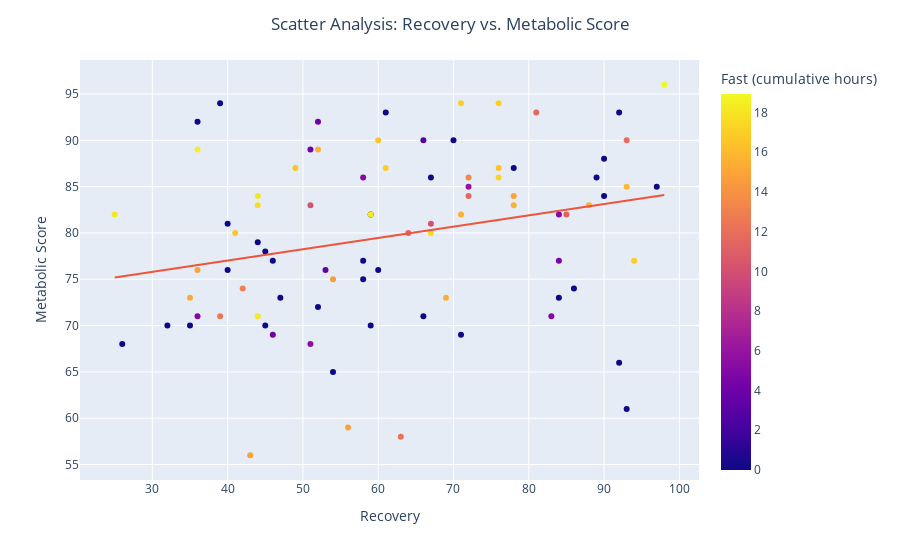

Notebook code for this chart:
### Code cell
fig = pt.plotly_scatter(dataset=rm_outliers, 
                        x_selection="Recovery",
                        y_selection="Metabolic Score",
                        color_selection="Fast (cumulative hours)",
                        hover=[rm_outliers.index]
                       )
fig.show()

### Figure 1 — Plotly figure (JSON) as saved in the notebook; plotly's stock layout.template omitted (floating-point values rounded to 4 significant figures)
{"data": [{"customdata": [[1], [2], [3], [4], [6], [7], [8], [9], [10], [12], [13], [15], [16], [17], [20], [21], [22], [23], [24], [25], [26], [27], [28], [29], [30], [31], [32], [33], [34], [35], [36], [37], [38], [39], [40], [41], [42], [43], [44], [45], [46], [47], [48], [49], [50], [51], [54], [55], [56], [58], [59], [60], [61], [62], [63], [64], [65], [66], [67], [68], [69], [70], [71], [73], [74], [75], [78], [79], [81], [82], [83], [84], [85], [86], [87], [88], [89], [90], [91], [92], [93], [94], [96], [97], [98], [99], [100], [101], [102], [103], [104], [105], [106], [107], [109], [110], [111], [112], [113], [114], [115], [116], [117], [118], [119], [120], [121], [122], [123], [124], [125]], "hovertemplate": "Recovery=%{x}<br>Metabolic Score=%{y}<br>index=%{customdata[0]}<br>Fast (cumulative hours)=%{marker.color}<extra></extra>", "legendgroup": "", "marker": {"color": [12.18, 0, 3.5, 14.97, 15.5, 11.5, 0, 0, 5, 0, 5.5, 0, 0, 4.5, 4, 15.75, 10.25, 0, 0, 0, 0, 0, 0, 0, 0, 0, 0, 0, 0, 0, 0, 0, 0, 0, 0, 0, 0, 0, 0, 0, 0, 0, 0, 0, 0, 0, 0, 0, 0, 0, 0, 0, 0, 5, 14.83, 14.83, 18.17, 15.35, 18.17, 17.48, 16.85, 16.57, 12.97, 5, 18.5, 14.6, 18.1, 15.57, 16.5, 15.63, 15, 17.05, 16.37, 18.27, 11.93, 5, 17.63, 13.43, 12.52, 0, 0, 6, 16, 11.18, 0, 0, 0, 0, 4, 10.33, 0, 0, 0, 4, 15.6, 16.52, 17, 11.75, 11.5, 0, 4.5, 17.03, 17.33, 11.63, 0, 0, 0, 0, 3, 18.93, 11.67], "coloraxis": "coloraxis", "symbol": "circle"}, "mode": "markers", "name": "", "orientation": "v", "showlegend": false, "type": "scatter", "x": [63, 26, 53, 36, 69, 64, 45, 52, 84, 71, 51, 84, 93, 84, 46, 78, 67, 92, 40, 58, 66, 86, 44, 88, 59, 35, 57, 92, 57, 74, 31, 89, 56, 31, 47, 54, 74, 68, 76, 45, 49, 62, 88, 60, 54, 44, 59, 59, 46, 35, 47, 32, 45, 83, 56, 43, 25, 35, 44, 67, 94, 41, 42, 36, 36, 54, 44, 71, 49, 88, 78, 76, 76, 59, 93, 58, 44, 72, 39, 67, 61, 72, 93, 85, 90, 90, 78, 92, 51, 51, 40, 58, 89, 52, 52, 60, 61, 49, 49, 42, 51, 71, 76, 72, 97, 70, 36, 39, 66, 98, 81], "xaxis": "x", "y": [58, 68, 76, 76, 73, 80, 78, 72, 82, 69, 68, 73, 61, 77, 69, 83, 81, 66, 76, 77, 71, 74, null, null, null, null, null, null, null, null, null, null, null, null, null, null, null, null, null, null, null, null, null, 76, 65, 79, 82, 70, 77, 70, 73, 70, 70, 71, 59, 56, 82, 73, 71, 80, 77, 80, 74, 71, 89, 75, 84, 82, 87, 83, 84, 94, 87, 82, 90, 86, 83, 86, 71, 86, 93, 85, 85, 82, 84, 88, 87, 93, 89, 83, 81, 75, 86, 92, 89, 90, 87, null, null, null, null, 94, 86, 84, 85, 90, 92, 94, 90, 96, 93], "yaxis": "y"}, {"hovertemplate": "<b>OLS trendline</b><br>Metabolic Score = 0.121811 * Recovery + 72.1573<br>R<sup>2</sup>=0.066380<br><br>Recovery=%{x}<br>Metabolic Score=%{y} <b>(trend)</b><extra></extra>", "legendgroup": "", "marker": {"symbol": "circle"}, "mode": "lines", "name": "", "showlegend": false, "type": "scatter", "x": [25, 26, 32, 35, 35, 36, 36, 36, 36, 39, 39, 40, 40, 41, 42, 43, 44, 44, 44, 44, 45, 45, 46, 46, 47, 49, 51, 51, 51, 52, 52, 52, 53, 54, 54, 56, 58, 58, 58, 59, 59, 59, 60, 60, 61, 61, 63, 64, 66, 66, 67, 67, 67, 69, 70, 71, 71, 71, 72, 72, 72, 76, 76, 76, 78, 78, 78, 81, 83, 84, 84, 84, 85, 86, 88, 89, 90, 90, 92, 92, 93, 93, 93, 94, 97, 98], "xaxis": "x", "y": [75.2, 75.32, 76.06, 76.42, 76.42, 76.54, 76.54, 76.54, 76.54, 76.91, 76.91, 77.03, 77.03, 77.15, 77.27, 77.4, 77.52, 77.52, 77.52, 77.52, 77.64, 77.64, 77.76, 77.76, 77.88, 78.13, 78.37, 78.37, 78.37, 78.49, 78.49, 78.49, 78.61, 78.74, 78.74, 78.98, 79.22, 79.22, 79.22, 79.34, 79.34, 79.34, 79.47, 79.47, 79.59, 79.59, 79.83, 79.95, 80.2, 80.2, 80.32, 80.32, 80.32, 80.56, 80.68, 80.81, 80.81, 80.81, 80.93, 80.93, 80.93, 81.41, 81.41, 81.41, 81.66, 81.66, 81.66, 82.02, 82.27, 82.39, 82.39, 82.39, 82.51, 82.63, 82.88, 83.0, 83.12, 83.12, 83.36, 83.36, 83.49, 83.49, 83.49, 83.61, 83.97, 84.09], "yaxis": "y"}], "layout": {"autosize": true, "coloraxis": {"colorbar": {"title": {"text": "Fast (cumulative hours)"}}, "colorscale": [[0, "#0d0887"], [0.1111, "#46039f"], [0.2222, "#7201a8"], [0.3333, "#9c179e"], [0.4444, "#bd3786"], [0.5556, "#d8576b"], [0.6667, "#ed7953"], [0.7778, "#fb9f3a"], [0.8889, "#fdca26"], [1, "#f0f921"]]}, "legend": {"tracegroupgap": 0}, "margin": {"t": 60}, "title": {"text": "Scatter Analysis: Recovery vs. Metabolic Score", "x": 0.5}, "xaxis": {"anchor": "y", "autorange": true, "domain": [0, 1], "range": [20.57, 102.4], "title": {"text": "Recovery"}, "type": "linear"}, "yaxis": {"anchor": "x", "autorange": true, "domain": [0, 1], "range": [53.16, 98.84], "title": {"text": "Metabolic Score"}, "type": "linear"}}}
